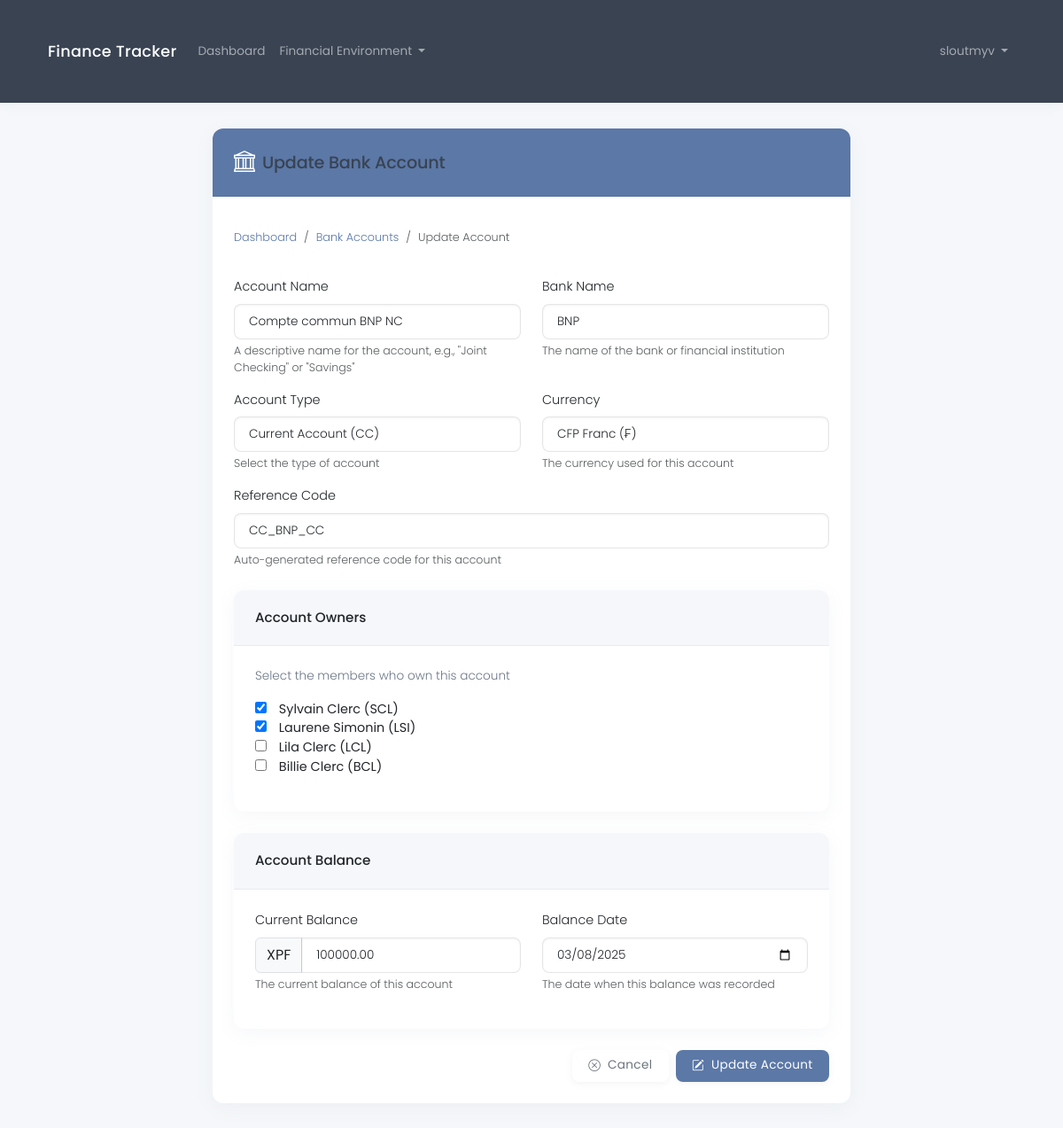
The page /en/financial/bank-account/1/update/ (signed in) on the database its author committed.
### core/models.py (models this page shows, shortened)
class BankAccount(models.Model):
    CURRENCY_CHOICES = [
        ('EUR', _('Euro (€)')),
        ('USD', _('US Dollar ($)')),
        ('GBP', _('British Pound (£)')),
        ('JPY', _('Japanese Yen (¥)')),
        ('CHF', _('Swiss Franc (Fr)')),
        ('AUD', _('Australian Dollar (A$)')),
        ('CAD', _('Canadian Dollar (C$)')),
        ('XPF', _('CFP Franc (₣)')),
        ('CNY', _('Chinese Yuan (¥)')),
    ]
    name = models.CharField(max_length=100, help_text=_("Name of the account"))
    bank_name = models.CharField(max_length=100, help_text=_("Name of the bank"), default="")
    account_type = models.ForeignKey(AccountType, on_delete=models.PROTECT, related_name='accounts', null=True)
    members = models.ManyToManyField(HouseholdMember, related_name='bank_accounts')
    reference = models.CharField(max_length=100, blank=True, help_text=_("Auto-generated reference code"))
    currency = models.CharField(
        max_length=3,
        choices=CURRENCY_CHOICES,
        default='EUR',
        help_text=_("Three-letter currency code")
    )
    balance = models.DecimalField(
        max_digits=12,
        decimal_places=2,
        default=0.0,
        help_text=_("Current balance of the account")
    )
    balance_date = models.DateField(
        default=timezone.now,
        help_text=_("Date when the balance was last updated")
    )
    timestamp = models.DateTimeField(default=timezone.now, help_text=_("Account creation date and time"))
    created_at = models.DateTimeField(auto_now_add=True)
    updated_at = models.DateTimeField(auto_now=True)
    class Meta:
        ordering = ['bank_name', 'name']

### core/views.py (the view, shortened to what this page needs)
# urls.py: path('financial/bank-account/<int:pk>/update/', views.bank_account_update, name='bank_account_update'),
@login_required
def bank_account_update(request, pk):
    account = get_object_or_404(BankAccount, pk=pk)
    if not account.members.filter(tax_household__user=request.user).exists():
        messages.error(request, "You don't have permission to edit this bank account.")
        return redirect('bank_account_list')
    try:
        household = request.user.tax_household
    except TaxHousehold.DoesNotExist:
        messages.error(request, "You need to create a tax household first.")
        return redirect('household_create')
    if request.method == 'POST':
        form = BankAccountForm(request.POST, instance=account)
        form.fields['members'].queryset = household.members.all()
        if form.is_valid():
            updated_account = form.save()
            messages.success(request, f"Bank account '{updated_account.name}' updated successfully!")
            return redirect('bank_account_list')
    else:
        form = BankAccountForm(instance=account)
        form.fields['members'].queryset = household.members.all()
    return render(request, 'financial/bank_account_form.html', {'form': form, 'account': account})

### core/context_processors.py (called while the page is built)
def language_context(request):
    language_code = getattr(request, 'LANGUAGE_CODE', settings.LANGUAGE_CODE)
    return {
        'LANGUAGE_CODE': language_code,
        'LANGUAGES': settings.LANGUAGES,
    }

### core/models.py (called while the page is built)
    def __str__(self):
        return f"{self.first_name} {self.last_name} ({self.trigram})"

    def __str__(self):
        return f"{self.designation} ({self.short_designation})"

### templates/financial/bank_account_form.html (shortened to what this page needs)
{% extends 'base.html' %}
{% load i18n_extras %}
{% block content %}
<div class="row justify-content-center">
    <div class="col-md-8">
        <div class="card">
            <div class="card-header bg-primary text-white">
                <div class="d-flex align-items-center">
                    <i class="bi bi-bank me-2 fs-4"></i>
                    <h3 class="mb-0">{% if account %}{% translate_json "Update" %}{% else %}{% translate_json "Add" %}{% endif %} {% translate_json "Bank Account" %}</h3>
                </div>
            </div>
            <div class="card-body">
                <nav aria-label="breadcrumb" class="mb-4">
                    <ol class="breadcrumb">
                        <li class="breadcrumb-item"><a href="{% url 'dashboard' %}">{% translate_json "Dashboard" %}</a></li>
                        <li class="breadcrumb-item"><a href="{% url 'bank_account_list' %}">{% translate_json "Bank Accounts" %}</a></li>
                        <li class="breadcrumb-item active" aria-current="page">{% if account %}{% translate_json "Update" %}{% else %}{% translate_json "Add" %}{% endif %} {% translate_json "Account" %}</li>
                    </ol>
                </nav>
                <form method="post">
                    <div class="row">
                        <div class="col-md-6">
                            <div class="mb-3">
                                <label for="{{ form.name.id_for_label }}" class="form-label">{% translate_json "Account Name" %}</label>
                                {{ form.name }}
                                <div class="form-text">{% translate_json "A descriptive name for the account, e.g., \"Joint Checking\" or \"Savings\"" %}</div>
                            </div>
                        </div>
                        <div class="col-md-6">
                            <div class="mb-3">
                                <label for="{{ form.bank_name.id_for_label }}" class="form-label">{% translate_json "Bank Name" %}</label>
                                {{ form.bank_name }}
                                <div class="form-text">{% translate_json "The name of the bank or financial institution" %}</div>
                            </div>
                        </div>
                    </div>
                    <div class="row">
                        <div class="col-md-6">
                            <div class="mb-3">
                                <label for="{{ form.account_type.id_for_label }}" class="form-label">{% translate_json "Account Type" %}</label>
                                {{ form.account_type }}
                                <div class="form-text">{% translate_json "Select the type of account" %}</div>
                            </div>
                        </div>
                        <div class="col-md-6">
                            <div class="mb-3">
                                <label for="{{ form.currency.id_for_label }}" class="form-label">{% translate_json "Currency" %}</label>
                                {{ form.currency }}
                                <div class="form-text">{% translate_json "The currency used for this account" %}</div>
                            </div>
                        </div>
                    </div>
                    {% if account and account.reference %}
                    <div class="mb-4">
                        <label class="form-label">{% translate_json "Reference Code" %}</label>
                        <input type="text" value="{{ account.reference }}" class="form-control" readonly>
                        <div class="form-text">{% translate_json "Auto-generated reference code for this account" %}</div>
                    </div>
                    {% endif %}
                    <div class="card mb-4">
                        <div class="card-header bg-light">
                            <label class="mb-0">{% translate_json "Account Owners" %}</label>
                        </div>
                        <div class="card-body">
                            <div class="mb-3">
                                <p class="small text-muted">{% translate_json "Select the members who own this account" %}</p>
                                <div class="members-checkbox-list">
                                    {{ form.members }}
                                </div>
                            </div>
                        </div>
                    </div>
                    <div class="card mb-4">
                        <div class="card-header bg-light">
                            <label class="mb-0">{% translate_json "Account Balance" %}</label>
                        </div>
                        <div class="card-body">
                            <div class="row">
                                <div class="col-md-6">
                                    <div class="mb-3">
                                        <label for="{{ form.balance.id_for_label }}" class="form-label">{% translate_json "Current Balance" %}</label>
                                        <div class="input-group">
                                            <span class="input-group-text">{{ form.currency.value }}</span>
                                            {{ form.balance }}
                                        </div>
                                        <div class="form-text">{{ form.balance.help_text }}</div>
                                    </div>
                                </div>
                                <div class="col-md-6">
                                    <div class="mb-3">
                                        <label for="{{ form.balance_date.id_for_label }}" class="form-label">{% translate_json "Balance Date" %}</label>
                                        {{ form.balance_date }}
                                        <div class="form-text">{{ form.balance_date.help_text }}</div>
                                    </div>
                                </div>
                            </div>
                        </div>
                    </div>
                    <div class="d-grid gap-2 d-md-flex justify-content-md-end mt-4">
                        <a href="{% url 'bank_account_list' %}" class="btn btn-outline-secondary">
                            <i class="bi bi-x-circle me-1"></i> {% translate_json "Cancel" %}
                        </a>
                        <button type="submit" class="btn btn-primary">
                            <i class="bi bi-{% if account %}pencil-square{% else %}plus-circle{% endif %} me-1"></i>
                            {% if account %}{% translate_json "Update" %}{% else %}{% translate_json "Add" %}{% endif %} {% translate_json "Account" %}
                        </button>
                    </div>
                </form>
            </div>
        </div>
    </div>
</div>
{% endblock %}

### templates/base.html (shortened to what this page needs)
{% load i18n %}
{% load i18n_extras %}
{% load static %}
<!DOCTYPE html>
<html lang="{{ LANGUAGE_CODE }}">
<head>
    <link href="https://cdn.jsdelivr.net/npm/bootstrap@5.3.2/dist/css/bootstrap.min.css" rel="stylesheet">
    <link rel="stylesheet" href="https://cdn.jsdelivr.net/npm/bootstrap-icons@1.11.3/font/bootstrap-icons.min.css">
    <link rel="stylesheet" href="{% static 'css/custom.css' %}">
</head>
<body>
    <nav class="navbar navbar-expand-lg navbar-dark bg-dark">
        <div class="container">
            <a class="navbar-brand" href="{% url 'home' %}">{% translate_json "Finance Tracker" %}</a>
            <div class="collapse navbar-collapse" id="navbarNav">
                <ul class="navbar-nav me-auto">
                    {% if user.is_authenticated %}
                        <li class="nav-item">
                            <a class="nav-link" href="{% url 'dashboard' %}">{% translate_json "Dashboard" %}</a>
                        </li>
                        <li class="nav-item dropdown">
                            <a class="nav-link dropdown-toggle" href="#" id="financialDropdown" role="button" data-bs-toggle="dropdown">
                                {% translate_json "Financial Environment" %}
                            </a>
                        </li>
                    {% endif %}
                </ul>
                <ul class="navbar-nav ms-auto">
                    {% if user.is_authenticated %}
                        <li class="nav-item dropdown">
                            <a class="nav-link dropdown-toggle" href="#" id="navbarDropdown" role="button" data-bs-toggle="dropdown">
                                {{ user.username }}
                            </a>
                        </li>
                    {% else %}
                        <li class="nav-item">
                            <a class="nav-link" href="{% url 'login' %}">{% translate_json "Login" %}</a>
                        </li>
                    {% endif %}
                </ul>
            </div>
        </div>
    </nav>
    <div class="container">
        {% block content %}{% endblock %}
    </div>
</body>
</html>

### static/css/custom.css (style rules this page uses)
:root { --primary: #5b78a7; --primary-light: #d0dff0; --primary-hover: #4a6791; --secondary: #8a92a9; --secondary-light: #ebeef5; --accent: #b38d97; --accent-light: #f4e8eb; --success: #7ba59a; --success-light: #e1eeeb; --success-hover: #6a9188; --warning: #c2b091; --warning-light: #f5f1e8; --danger: #a97e7e; --danger-light: #f1e5e5; --dark: #394352; --medium: #6b7686; --light: #f5f7fa; --white: #ffffff; --shadow: rgba(145, 155, 174, 0.08); --font-body: 'Poppins', -apple-system, BlinkMacSystemFont, sans-serif; --transition: all 0.3s ease; }
body { font-family: var(--font-body); color: var(--dark); background-color: var(--light); line-height: 1.5; font-weight: 300; font-size: 0.9rem; }
h1, h2, h3, h4, h5, h6 { font-weight: 500; letter-spacing: -0.01em; color: var(--dark); }
p { font-size: 0.9rem; font-weight: 300; color: var(--medium); }
.navbar { box-shadow: 0 2px 15px var(--shadow); padding: 0.7rem 1rem; }
.navbar.navbar-dark.bg-dark { background-color: var(--dark) !important; }
.navbar-brand { font-weight: 500; letter-spacing: 0.3px; font-size: 1.1rem; }
.navbar-nav .nav-link { font-weight: 400; padding: 0.5rem 1rem; transition: var(--transition); font-size: 0.85rem; }
.card { border: none; border-radius: 12px; box-shadow: 0 5px 20px var(--shadow); transition: var(--transition); margin-bottom: 24px; background-color: var(--white); }
.card-header { background-color: var(--white); border-bottom: 1px solid rgba(0,0,0,0.05); padding: 1.25rem 1.5rem; border-radius: 12px 12px 0 0 !important; font-weight: 500; font-size: 0.95rem; }
.card-header.bg-primary { background-color: var(--primary) !important; color: var(--white); }
.card-body { padding: 1.5rem; }
.btn { border-radius: 8px; padding: 0.45rem 1.15rem; font-weight: 400; letter-spacing: 0.3px; transition: var(--transition); border: none; box-shadow: 0 2px 10px rgba(0,0,0,0.05); font-size: 0.85rem; }
.btn-primary { background-color: var(--primary); color: var(--white); }
.bi { vertical-align: -0.125em; }
.form-control { border-radius: 8px; border: 1px solid rgba(0,0,0,0.1); padding: 0.55rem 1rem; font-weight: 300; box-shadow: inset 0 1px 3px rgba(0,0,0,0.05); font-size: 0.85rem; }
.text-muted { color: var(--medium) !important; font-size: 0.85rem; }
.breadcrumb { background-color: transparent; padding: 0.75rem 0; font-size: 0.8rem; }
.breadcrumb-item a { color: var(--primary); text-decoration: none; }
.container { padding: 1.8rem 1.5rem; }
h3 { font-size: 1.2rem; }
.card-header h3 { margin-bottom: 0; }
.bg-primary { background-color: var(--primary) !important; }
.bg-light { background-color: var(--light) !important; }
@media (min-width: 992px) { .container { max-width: 960px; } }
@media (min-width: 1200px) { .container { max-width: 1140px; } }

### templates/financial/bank_account_form.html (style rules this page uses)
.members-checkbox-list input[type="checkbox"] { margin-right: 10px; }
.members-checkbox-list label { width: 100%; cursor: pointer; font-weight: normal; margin-bottom: 0; }

### rows shown on the page
BankAccount: name "Compte commun BNP NC", bank_name "BNP", account_type "Current Account (CC)", currency "CFP Franc (₣)", reference "CC_BNP_CC", currency.value "XPF", balance "100000.00", balance_date "03/08/2025"

### other values the page prints
{{ user.username }} "sloutmyv"
